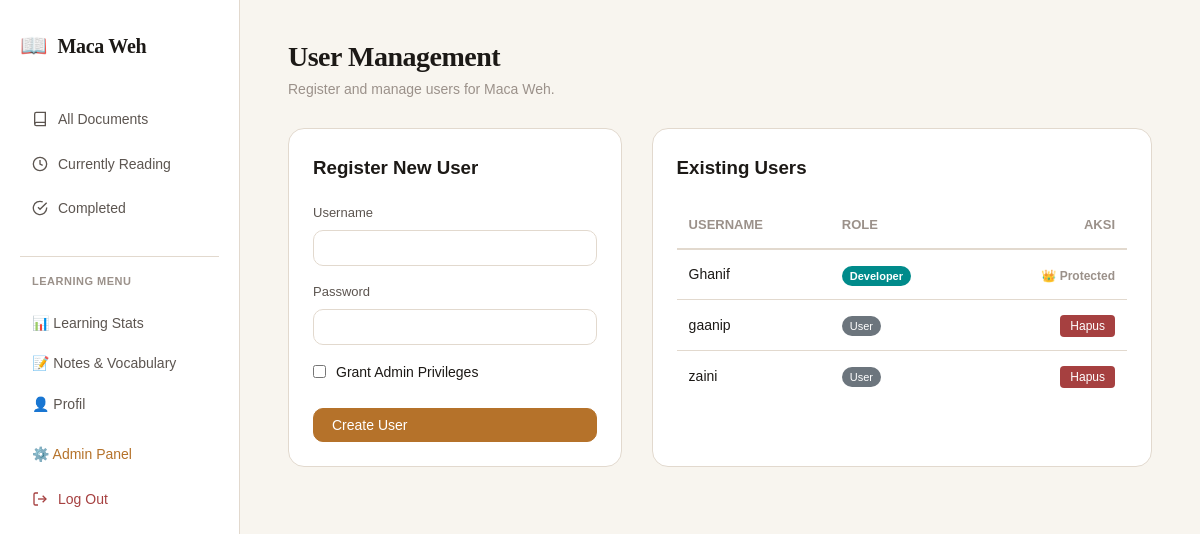
Page /admin (signed in) on the earlier database version.
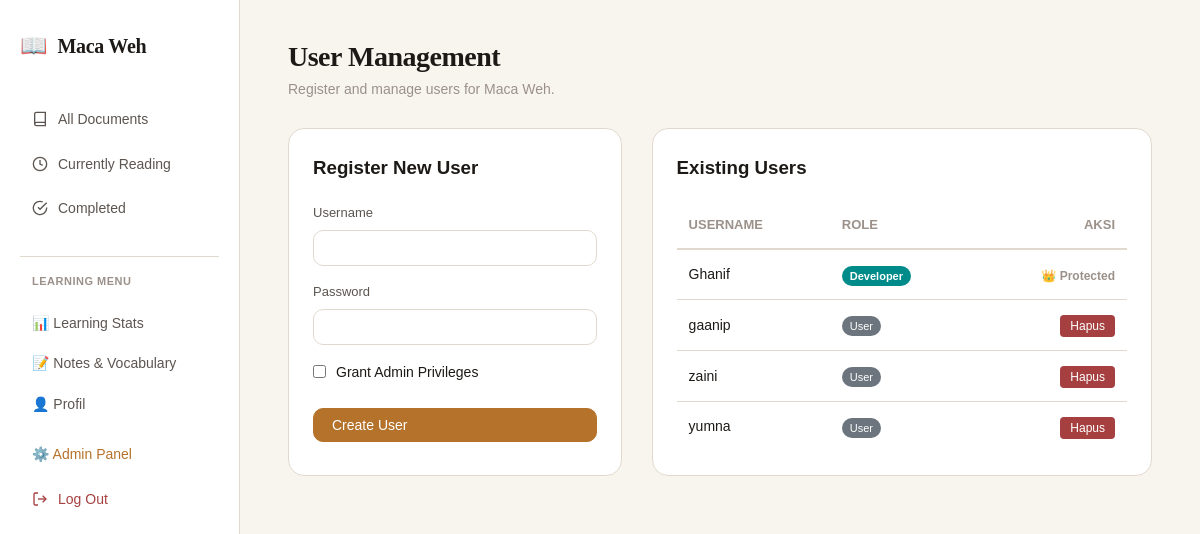
Same page on the later database version.
### models.py (models this page shows, shortened)
class User(db.Model, UserMixin):
    __tablename__ = 'users'
    id = db.Column(db.String(36), primary_key=True, default=generate_uuid)
    username = db.Column(db.String(150), unique=True, nullable=False)
    password_hash = db.Column(db.String(128), nullable=False)
    is_admin = db.Column(db.Boolean, default=False)
    is_online = db.Column(db.Boolean, default=False)

### app.py (the view, shortened to what this page needs)
    @app.route('/admin', methods=['GET', 'POST'])
    @login_required
    def admin_page():
        if not current_user.is_admin:
            abort(403)
        users = User.query.all()
        return render_template('admin.html', users=users)

### templates/admin.html (shortened to what this page needs)
{% extends "base.html" %}
{% block body %}
<div class="library-layout">
  {% include "sidebar.html" %}
  <main class="lib-main">
    <header class="lib-header">
      <div>
        <h1 class="lib-title">User Management</h1>
        <p class="lib-subtitle">Register and manage users for Maca Weh.</p>
      </div>
    </header>
    <div style="display: grid; grid-template-columns: 1fr 1.5fr; gap: 30px; margin-top: 10px;">
      <div class="doc-card" style="padding: 24px;">
        <h3 style="margin-bottom: 20px;">Register New User</h3>
        <form method="POST">
          <div class="form-group">
            <label class="form-label">Username</label>
            <input type="text" name="username" class="form-input" required>
          </div>
          <div class="form-group" style="margin-top: 15px;">
            <label class="form-label">Password</label>
            <input type="password" name="password" class="form-input" required>
          </div>
          <div style="margin-top: 15px; display: flex; align-items: center; gap: 10px;">
            <input type="checkbox" name="is_admin" id="is_admin">
            <label for="is_admin" style="font-size: 14px;">Grant Admin Privileges</label>
          </div>
          <button type="submit" class="btn btn-primary" style="width: 100%; margin-top: 25px;">Create User</button>
        </form>
      </div>
      <div class="doc-card" style="padding: 24px;">
        <h3 style="margin-bottom: 20px;">Existing Users</h3>
        <table style="width: 100%; text-align: left; border-collapse: collapse;">
          <thead>
            <tr style="border-bottom: 2px solid var(--border); color: var(--text-muted); font-size: 13px;">
              <th style="padding: 12px;">USERNAME</th>
              <th style="padding: 12px;">ROLE</th>
              <th style="padding: 12px; text-align: right;">AKSI</th>
            </tr>
          </thead>
          <tbody>
              {% for user in users %}
              <tr style="border-top: 1px solid var(--border);">
                <td style="padding: 12px; font-size: 14px;">{{ user.username }}</td>
                <td style="padding: 12px;">
                  {% if user.is_admin %}
                    {% if user.username == 'Ghanif' %}
                      <span style="background-color: darkcyan; color: white; padding: 4px 8px; border-radius: 12px; font-size: 11px; font-weight: bold;">Developer</span>
                    {% else %}
                      <span style="background-color: var(--accent); color: white; padding: 4px 8px; border-radius: 12px; font-size: 11px;">Admin</span>
                    {% endif %}
                  {% else %}
                    <span style="background-color: #6c757d; color: white; padding: 4px 8px; border-radius: 12px; font-size: 11px;">User</span>
                  {% endif %}
                </td>
                <td style="padding: 12px; text-align: right;">
                  {% if current_user.username == 'Ghanif' and user.username != 'Ghanif' %}
                    <form action="{{ url_for('delete_user', user_id=user.id) }}" method="POST" style="display:inline;" onsubmit="return confirm('Sebagai Developer, yakin ingin menghapus akun ini?');">
                      <button type="submit" style="background: var(--danger); color: white; border: none; padding: 4px 10px; border-radius: 4px; cursor: pointer; font-size: 12px;">Hapus</button>
                    </form>
                  {% else %}
                    {% if user.username == 'Ghanif' %}
                      <span style="font-size: 12px; color: var(--text-muted); font-weight: bold;">👑 Protected</span>
                    {% else %}
                      <span style="font-size: 12px; color: var(--text-muted);"><i>Admin Utama</i></span>
                    {% endif %}
                  {% endif %}
                </td>
              </tr>
              {% endfor %}
            </tbody>
        </table>
      </div>
    </div>
  </main>
</div>
{% endblock %}

### templates/base.html (shortened to what this page needs)
<!DOCTYPE html>
<html lang="en">
<head>
    <link rel="stylesheet" href="{{ url_for('static', filename='css/main.css') }}">
</head>
<body>
    {% block body %}{% endblock %}
</body>
</html>

### templates/sidebar.html
<aside class="lib-sidebar">
  <div class="lib-brand">
    <span class="brand-icon">📖</span><span class="brand-name">Maca Weh</span>
  </div>
  <nav class="lib-nav">
    <a href="/" class="lib-nav-item" id="nav-all">
      <svg width="16" height="16" fill="none" stroke="currentColor" stroke-width="2" viewBox="0 0 24 24"><path d="M4 19.5A2.5 2.5 0 0 1 6.5 17H20"/><path d="M6.5 2H20v20H6.5A2.5 2.5 0 0 1 4 19.5v-15A2.5 2.5 0 0 1 6.5 2z"/></svg>
      All Documents
    </a>
    <a href="/?filter=reading" class="lib-nav-item" id="nav-reading">
      <svg width="16" height="16" fill="none" stroke="currentColor" stroke-width="2" viewBox="0 0 24 24"><circle cx="12" cy="12" r="10"/><polyline points="12 6 12 12 16 14"/></svg>
      Currently Reading
    </a>
    <a href="/?filter=finished" class="lib-nav-item" id="nav-finished">
      <svg width="16" height="16" fill="none" stroke="currentColor" stroke-width="2" viewBox="0 0 24 24"><path d="M22 11.08V12a10 10 0 1 1-5.93-9.14"/><polyline points="22 4 12 14.01 9 11.01"/></svg>
      Completed
    </a>
    <div style="margin-top: 24px; padding-top: 16px; border-top: 1px solid var(--border);">
      <p style="font-size: 11px; font-weight: 600; color: var(--text-muted); text-transform: uppercase; letter-spacing: 0.5px; margin-bottom: 12px; padding-left: 12px;">Learning Menu</p>
      <a href="/stats" class="lib-nav-item" id="nav-stats">📊 Learning Stats</a>
      <a href="/notes" class="lib-nav-item" id="nav-notes">📝 Notes & Vocabulary</a>
      <a href="/profile" class="lib-nav-item" id="nav-profile">👤 Profil</a>
      {% if current_user.is_admin %}
      <a href="/admin" class="lib-nav-item" id="nav-admin" style="margin-top: 10px; color: var(--accent);">⚙️ Admin Panel</a>
      {% endif %}
    </div>
    <a href="/logout" class="lib-nav-item" style="margin-top: auto; color: var(--danger);">
      <svg width="16" height="16" fill="none" stroke="currentColor" stroke-width="2" viewBox="0 0 24 24"><path d="M9 21H5a2 2 0 0 1-2-2V5a2 2 0 0 1 2-2h4"/><polyline points="16 17 21 12 16 7"/><line x1="21" y1="12" x2="9" y2="12"/></svg>
      Log Out
    </a>
  </nav>
</aside>

### static/css/main.css (style rules this page uses)
:root { --bg: #F8F5EF; --bg-warm: #F2EDE3; --surface: #FFFFFF; --surface-hover: #FDFAF5; --surface-raised: #FFFEF9; --text-primary: #1C1916; --text-secondary: #5C5550; --text-muted: #9B918A; --text-inverse: #FEFCF8; --accent: #B5722A; --accent-hover: #9D621F; --accent-soft: #F5E6CC; --accent-softer: #FDF4E7; --highlight-yellow: rgba(255, 213, 79, 0.55); --highlight-green: rgba(130, 190, 130, 0.4); --highlight-blue: rgba(100, 160, 220, 0.35); --border: #E2D9CE; --border-strong: #C8BEB4; --border-focus: #B5722A; --success: #4A7C59; --success-bg: #EAF5EE; --danger: #A64040; --danger-bg: #FDECEA; --warning: #8A6914; --warning-bg: #FEF6E0; --shadow-sm: 0 1px 3px rgba(28, 25, 22, 0.08); --shadow-md: 0 4px 16px rgba(28, 25, 22, 0.10); --shadow-lg: 0 8px 32px rgba(28, 25, 22, 0.12); --shadow-float: 0 12px 40px rgba(28, 25, 22, 0.15); --font-ui: 'DM Sans', sans-serif; --font-heading: 'Lora', Georgia, serif; --font-reading: 'Source Serif 4', Georgia, serif; --radius-sm: 6px; --radius-md: 10px; --radius-lg: 16px; --radius-xl: 20px; --radius-full: 9999px; --sidebar-width: 240px; --hl-sidebar-width: 280px; --ai-panel-width: 340px; --topbar-height: 56px; }
*, *::before, *::after { box-sizing: border-box; margin: 0; padding: 0; }
html { font-size: 16px; scroll-behavior: smooth; }
body { font-family: var(--font-ui); background: var(--bg); color: var(--text-primary); line-height: 1.6; -webkit-font-smoothing: antialiased; min-height: 100vh; }
a { color: inherit; text-decoration: none; }
button { cursor: pointer; font-family: inherit; border: none; background: none; }
input { font-family: inherit; }
.btn { display: inline-flex; align-items: center; gap: 7px; padding: 8px 18px; border-radius: var(--radius-md); font-size: 14px; font-weight: 500; transition: all 0.18s ease; white-space: nowrap; border: 1.5px solid transparent; }
.btn-primary { background: var(--accent); color: #fff; border-color: var(--accent); }
.library-layout { display: flex; min-height: 100vh; }
.lib-sidebar { width: var(--sidebar-width); flex-shrink: 0; background: var(--surface); border-right: 1.5px solid var(--border); display: flex; flex-direction: column; padding: 28px 20px; position: sticky; top: 0; height: 100vh; overflow-y: auto; }
.lib-brand { display: flex; align-items: center; gap: 10px; margin-bottom: 36px; }
.brand-icon { font-size: 22px; }
.brand-name { font-family: var(--font-heading); font-size: 20px; font-weight: 600; color: var(--text-primary); letter-spacing: -0.3px; }
.lib-nav { display: flex; flex-direction: column; gap: 4px; }
.lib-nav-item { display: flex; align-items: center; gap: 10px; padding: 9px 12px; border-radius: var(--radius-md); font-size: 14px; font-weight: 500; color: var(--text-secondary); transition: all 0.15s ease; }
.lib-main { flex: 1; padding: 40px 48px; overflow-y: auto; }
.lib-header { display: flex; align-items: flex-start; justify-content: space-between; margin-bottom: 28px; }
.lib-title { font-family: var(--font-heading); font-size: 28px; font-weight: 600; color: var(--text-primary); letter-spacing: -0.5px; line-height: 1.2; }
.lib-subtitle { font-size: 14px; color: var(--text-muted); margin-top: 4px; }
.doc-card { background: var(--surface); border: 1.5px solid var(--border); border-radius: var(--radius-lg); padding: 24px; cursor: pointer; transition: all 0.2s ease; position: relative; overflow: hidden; text-decoration: none; display: block; }
.doc-card::before { content: ''; position: absolute; top: 0; left: 0; right: 0; height: 3px; background: linear-gradient(90deg, var(--accent), #E8B86D); opacity: 0; transition: opacity 0.2s ease; }
.form-group { margin-bottom: 16px; }
.form-label { display: block; font-size: 13px; font-weight: 500; color: var(--text-secondary); margin-bottom: 6px; }
.form-input { width: 100%; padding: 9px 13px; border: 1.5px solid var(--border); border-radius: var(--radius-md); font-size: 14px; color: var(--text-primary); background: var(--surface); transition: border-color 0.2s; }

Differences in the rows shown:
added User: username "yumna", is_admin "User"
